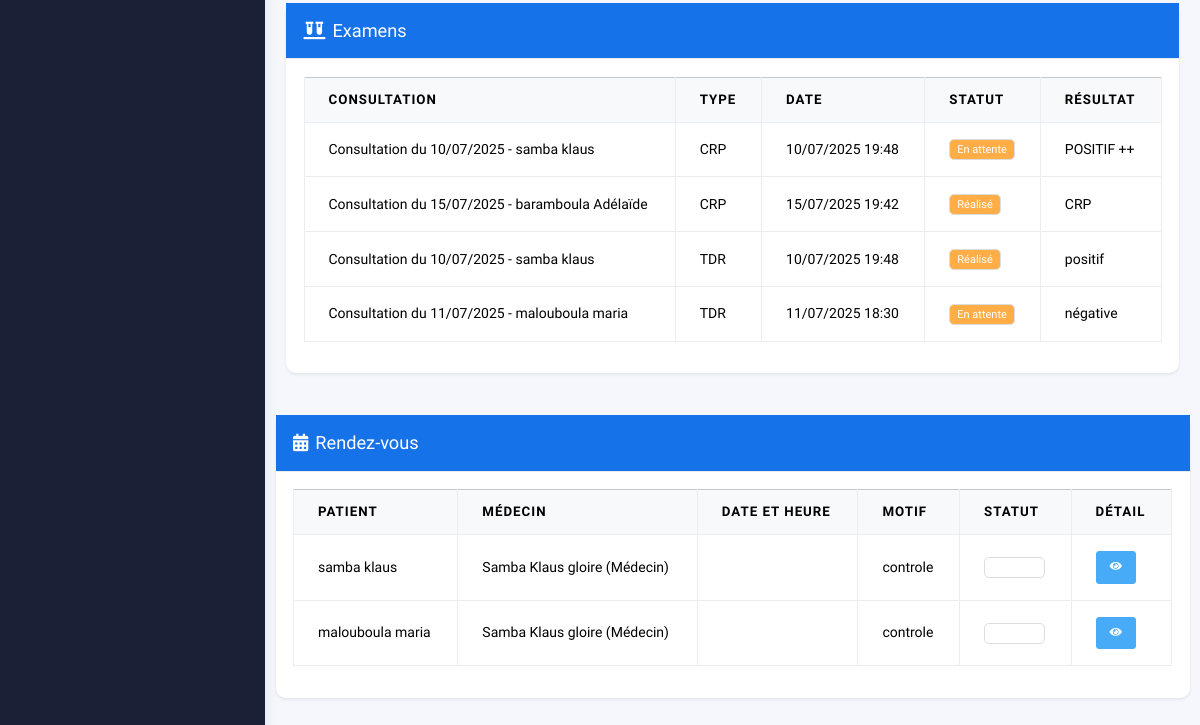
The app's page /historique-clinique/ (signed in, lower part), older data.
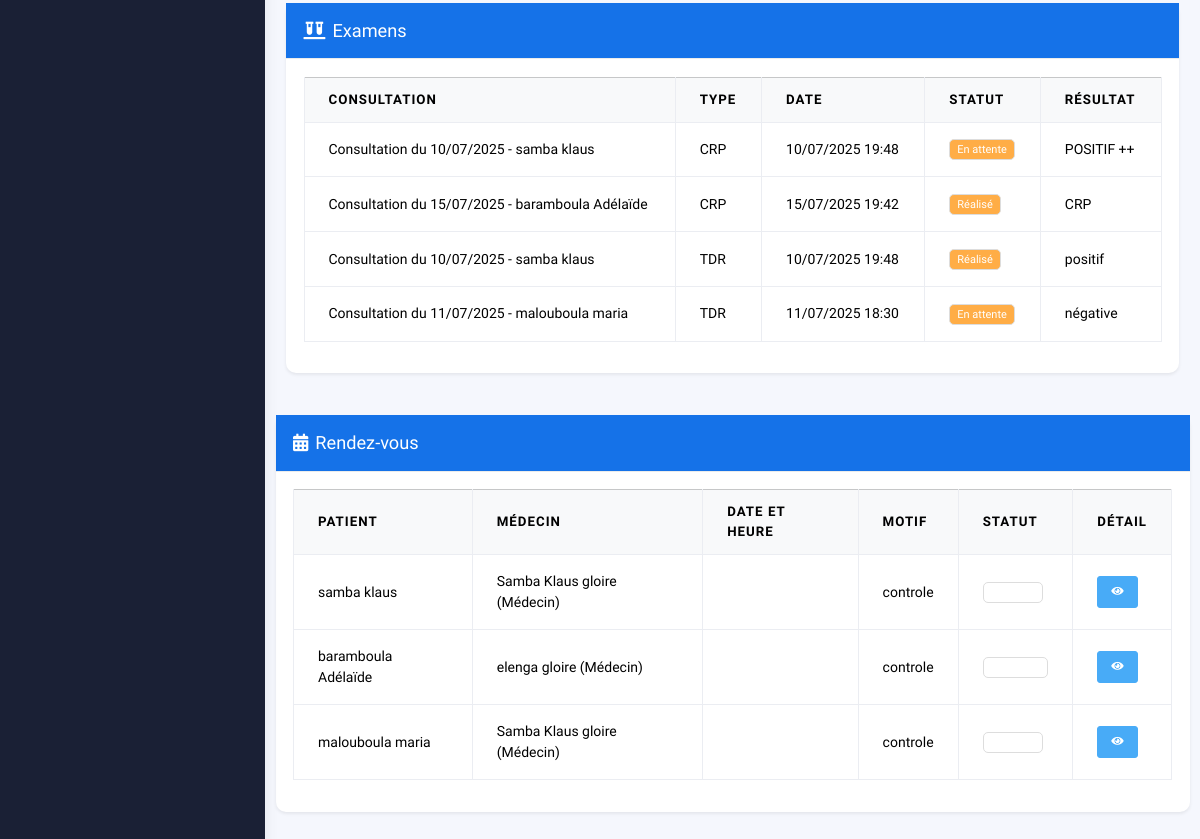
The same page, newer data.
### home/models.py (models this page shows, shortened)
class Examen(models.Model):
    STATUT_CHOICES = [
        ('En attente', _('En attente')),
        ('Réalisé', _('Réalisé')),
    ]
    nom = models.CharField(max_length=100)
    consultation = models.ForeignKey(Consultation, on_delete=models.CASCADE)
    patient = models.ForeignKey(Patient, on_delete=models.CASCADE)
    date_examen = models.DateField(null=True, blank=True)
    resultat = models.TextField(blank=True, null=True)
    cout = models.DecimalField(max_digits=10, decimal_places=2, default=Decimal('0.00'))
    statut = models.CharField(max_length=15, choices=STATUT_CHOICES, default='En attente')
    class Meta:
        verbose_name = _("Examen")
        verbose_name_plural = _("Examens")

class Consultation(models.Model):
    STATUS_CHOICES = [
        ('Planifiée', _('Planifiée')),
        ('En cours', _('En cours')),
        ('Terminée', _('Terminée')),
        ('Annulée', _('Annulée')),
    ]
    TYPE_CONSULTATION_CHOICES = [
        ('', '--- Sélectionnez un motif ---'),
    ('Consultation de routine', 'Consultation de routine'),
    ('Suivi médical régulier', 'Suivi médical régulier'),
    ('Demande de certificat médical', 'Demande de certificat médical'),
    ('Visite annuelle de contrôle', 'Visite annuelle de contrôle'),
    ('Bilan de santé', 'Bilan de santé'),
    ('Fièvre persistante', 'Fièvre persistante'),
    ('Douleur abdominale', 'Douleur abdominale'),
    ('Maux de tête fréquents', 'Maux de tête fréquents'),
    ('Douleur thoracique', 'Douleur thoracique'),
    ('Toux chronique', 'Toux chronique'),
    ('Fatigue générale', 'Fatigue générale'),
    ('Essoufflement', 'Essoufflement'),
    ('Vertiges', 'Vertiges'),
    ('Palpitations', 'Palpitations'),
    ('Douleur musculaire', 'Douleur musculaire'),
    ('Entorse ou foulure', 'Entorse ou foulure'),
    ('Douleur articulaire', 'Douleur articulaire'),
    ('Fracture suspectée', 'Fracture suspectée'),
    ('Lumbago', 'Lumbago'),
    ('Chute récente', 'Chute récente'),
    ('Anxiété / stress', 'Anxiété / stress'),
    ('Troubles du sommeil', 'Troubles du sommeil'),
    ('Dépression présumée', 'Dépression présumée'),
    ('Suivi psychologique', 'Suivi psychologique'),
    ('Burn-out', 'Burn-out'),
    ('Hypertension artérielle', 'Hypertension artérielle'),
    ('Douleur cardiaque', 'Douleur cardiaque'),
    ('Suivi après infarctus', 'Suivi après infarctus'),
    ('Fièvre chez l’enfant', 'Fièvre chez l’enfant'),
    ('Vaccination', 'Vaccination'),
    ('Toux ou rhume', 'Toux ou rhume'),
    ('Suivi de croissance', 'Suivi de croissance'),
    ('Douleurs menstruelles', 'Douleurs menstruelles'),
    ('Retard de règles', 'Retard de règles'),
    ('Suivi de grossesse', 'Suivi de grossesse'),
    ('Contraception', 'Contraception'),
    ('Chutes répétées', 'Chutes répétées'),
    ('Diminution de mémoire', 'Diminution de mémoire'),
    ('Douleurs chroniques', 'Douleurs chroniques'),
    ]
    patient = models.ForeignKey(
        'Patient',
        on_delete=models.CASCADE,
        related_name='consultations',
        verbose_name=_("Patient")
    )
    medecin = models.ForeignKey(
        'Personnel',
        on_delete=models.CASCADE,
        related_name='consultations',
        limit_choices_to={'role': 'Médecin'},
        verbose_name=_("Médecin")
    )
    infirmier = models.ForeignKey(
        Personnel, on_delete=models.SET_NULL,
        null=True, related_name='consultations_as_nurse')
    date_consultation = models.DateTimeField(
        default=timezone.now,
        verbose_name=_("Date de la consultation")
    )
    type_consultation = models.TextField(
        max_length=30,
        choices=TYPE_CONSULTATION_CHOICES,
        default='Première consultation',
        verbose_name=_("Type de consultation")
    )
    motif = models.CharField(
        max_length=200,
        verbose_name=_("Motif"),
        help_text=_("Motif principal de la consultation.")
    )
    description = models.TextField(
        blank=True,
        null=True,
        verbose_name=_("Description"),
        help_text=_("Symptômes ou situation rapportée.")
    )
    poids = models.DecimalField(
        max_digits=5, decimal_places=2,
        blank=True, null=True,
        verbose_name=_("Poids (kg)")
    )
    taille = models.DecimalField(
        max_digits=5, decimal_places=2,
        blank=True, null=True,
        verbose_name=_("Taille (cm)")
    )
    tension_artérielle = models.CharField(
        max_length=20,
        blank=True, null=True,
        verbose_name=_("Tension artérielle"),
        help_text="Ex: 12/8"
    )
    temperature = models.DecimalField(
        max_digits=4, decimal_places=1,
        blank=True, null=True,
        verbose_name=_("Température (°C)")
    )
    pouls = models.PositiveIntegerField(
        blank=True, null=True,
        verbose_name=_("Pouls (bpm)")
    )
    diagnostic = models.TextField(
        blank=True, null=True,
        verbose_name=_("Diagnostic"),
        help_text=_("Diagnostic établi lors de la consultation.")
    )
    traitement = models.TextField(
        blank=True, null=True,
        verbose_name=_("Traitement prescrit"),
        help_text=_("Le traitement prescrit au patient.")
    )
    note = models.TextField(
        blank=True, null=True,
        verbose_name=_("Note complémentaire"),
        help_text=_("Informations additionnelles.")
    )
    status = models.CharField(
        max_length=20,
        choices=STATUS_CHOICES,
        default='Planifiée',
        verbose_name=_("Statut")
    )
    created_at = models.DateTimeField(auto_now_add=True)
    updated_at = models.DateTimeField(auto_now=True)
    def __str__(self):
        return f"Consultation du {self.date_consultation.strftime('%d/%m/%Y')} - {self.patient}"
    class Meta:
        verbose_name = _("Consultation")
        verbose_name_plural = _("Consultations")
        ordering = ['-date_consultation']

class Patient(models.Model):
    GROUPE_SANGUIN_CHOICES = [
        ('A+', 'A+'), ('A-', 'A-'),
        ('B+', 'B+'), ('B-', 'B-'),
        ('AB+', 'AB+'), ('AB-', 'AB-'),
        ('O+', 'O+'), ('O-', 'O-'),
        ('Inconnu', 'Inconnu'),
    ]
    nom = models.CharField(_('Nom'), max_length=100)
    prenom = models.CharField(_('Prénom'), max_length=100)
    date_naissance = models.DateField(_('Date de naissance'))
    sexe = models.CharField(_('Sexe'), max_length=10, choices=SEXE_CHOICES)
    telephone = models.CharField(_('Téléphone'), max_length=20)
    email = models.EmailField(_('Email'), blank=True, null=True)
    adresse = models.TextField(_('Adresse'), blank=True, null=True)
    poids = models.DecimalField(_('Poids (kg)'), max_digits=5, decimal_places=2, blank=True, null=True)
    taille = models.DecimalField(_('Taille (cm)'), max_digits=5, decimal_places=2, blank=True, null=True)
    groupe_sanguin = models.CharField(_('Groupe sanguin'), max_length=10, choices=GROUPE_SANGUIN_CHOICES, default='Inconnu')
    tension_artérielle = models.CharField(_('Tension artérielle'), max_length=20, blank=True, null=True, help_text="Ex: 12/8")
    allergies = models.TextField(_('Allergies'), blank=True, null=True)
    antecedents_medicaux = models.TextField(_('Antécédents médicaux'), blank=True, null=True, help_text=_("Antécédents médicaux importants"))
    def __str__(self):
        return f"{self.nom} {self.prenom}"
    class Meta:
        ordering = ['nom', 'prenom']

class RendezVous(models.Model):
    STATUS_CHOICES = [
        ('En attente', _('En attente')),
        ('Confirmé', _('Confirmé')),
        ('Annulé', _('Annulé')),
        ('Terminé', _('Terminé')),
    ]
    patient = models.ForeignKey(
        'Patient',
        on_delete=models.CASCADE,
        related_name='rendezvous_list',
        verbose_name=_("Patient")
    )
    medecin = models.ForeignKey(
        'Personnel',
        on_delete=models.CASCADE,
        related_name='rendezvous_list',
        limit_choices_to={'role': 'Médecin'},
        verbose_name=_("Médecin")
    )
    date_rendezvous = models.DateField(
        _("Date du rendez-vous"),
        help_text=_("Sélectionnez une date.")
    )
    heure_debut = models.TimeField(
        _("Heure de début"),
        help_text=_("Exemple: 09:30")
    )
    heure_fin = models.TimeField(
        _("Heure de fin"),
        help_text=_("Exemple: 10:00")
    )
    motif = models.CharField(
        max_length=255,
        blank=True,
        null=True,
        verbose_name=_("Motif du rendez-vous"),
        help_text=_("Raison du rendez-vous (facultatif).")
    )
    status = models.CharField(
        max_length=20,
        choices=STATUS_CHOICES,
        default='En attente',
        verbose_name=_("Statut")
    )
    consultation = models.OneToOneField(
        Consultation,
        on_delete=models.CASCADE,
        null=True,
        blank=True,
        verbose_name=_("Consultation")
    )
    created_at = models.DateTimeField(auto_now_add=True)
    updated_at = models.DateTimeField(auto_now=True)
    class Meta:
        verbose_name = _("Rendez-vous")
        verbose_name_plural = _("Rendez-vous")
        ordering = ['-date_rendezvous', '-heure_debut']

class Personnel(models.Model):
    ROLE_CHOICES = [
        ('Médecin', 'Médecin'),
        ('Infirmier', 'Infirmier'),
        ('Pharmacien', 'Pharmacien'),
        ('Accueil', 'Accueil'),
    ]
    user = models.OneToOneField(
        settings.AUTH_USER_MODEL,
        on_delete=models.SET_NULL,
        null=True,
        blank=True,
        related_name="personnel"
    )
    nom = models.CharField(max_length=50)
    prenom = models.CharField(max_length=50)
    role = models.CharField(max_length=15, choices=ROLE_CHOICES)
    specialite = models.CharField(max_length=100, blank=True, null=True)
    telephone = models.CharField(max_length=15)
    email = models.EmailField(unique=True)
    sexe = models.CharField(max_length=10, choices=SEXE_CHOICES)
    def __str__(self):
        return f"{self.nom} {self.prenom} ({self.role})"
    class Meta:
        verbose_name = _("Personnel")
        verbose_name_plural = _("Personnels")

### home/views.py (the view)
# urls.py: path('historique-clinique/', views.historique_clinique, name='historique_clinique'),
@login_required
def historique_clinique(request):
    patients = Patient.objects.all().order_by('-id')
    consultations = Consultation.objects.all().order_by('-date_consultation')
    ordonnances = Ordonnance.objects.all() # Add ordering
    personnels = Personnel.objects.all().order_by('nom')
    examens = Examen.objects.all().order_by('-date_examen')
    rendezvous = RendezVous.objects.all()
    context = {
        'patients': patients,
        'consultations': consultations,
        'ordonnances': ordonnances,
        'personnels': personnels,
        'examens': examens,
        'rendezvous_list': rendezvous,
    }
    return render(request, 'dashboard/historique.html', context)

### home/context_processors.py (called while the page is built)
def users_online(request):
    User = get_user_model()
    sessions = Session.objects.filter(expire_date__gte=timezone.now())
    user_ids = []
    for session in sessions:
        data = session.get_decoded()
        uid = data.get('_auth_user_id')
        if uid:
            user_ids.append(uid)
    active_users = User.objects.filter(id__in=user_ids)
    return {
        'active_users': active_users,
        'users_online_count': active_users.count(),
    }

### home/models.py (called while the page is built)
    def __str__(self):
        return f"{self.username} ({self.get_role_display()})"

    @property
    def patient(self):
        return self.consultation.patient

### home/templates/dashboard/historique.html (shortened to what this page needs)
{% extends 'dashboard/base.html' %}
{% load static %}
{% block content %}
<div class="container mt-4">
  <div class="card shadow-sm mb-5">
    <div class="card-header bg-primary text-white d-flex align-items-center">
      <i class="fas fa-vials me-2 fs-5"></i>
      <h5 class="mb-0">Examens</h5>
    </div>
    <div class="card-body">
      <div class="table-responsive">
        <table class="table table-hover table-bordered align-middle">
          <thead class="table-light">
            <tr>
              <th>Consultation</th>
              <th>Type</th>
              <th>Date</th>
              <th>Statut</th>
              <th>Résultat</th>
            </tr>
          </thead>
          <tbody>
            {% for examen in examens %}
            <tr>
              <td>{{ examen.consultation }}</td>
              <td>{{ examen.nom }}</td>
              <td>{{ examen.consultation.date_consultation|date:"d/m/Y H:i" }}</td>
              <td><span class="badge bg-warning">{{ examen.get_statut_display }}</span></td>
              <td>{{ examen.resultat|default:"-" }}</td>
            </tr>
            {% endfor %}
          </tbody>
        </table>
      </div>
    </div>
  </div>
  </div>
  <div class="card shadow-sm mb-5">
    <div class="card-header bg-primary text-white d-flex align-items-center">
      <i class="fas fa-calendar-alt me-2 fs-5"></i>
      <h5 class="mb-0">Rendez-vous</h5>
    </div>
    <div class="card-body">
      <div class="table-responsive">
        <table class="table table-hover table-bordered align-middle">
          <thead class="table-light">
            <tr>
              <th>Patient</th>
              <th>Médecin</th>
              <th>Date et Heure</th>
              <th>Motif</th>
              <th>Statut</th>
              <th>Détail</th>
            </tr>
          </thead>
          <tbody>
            {% for rendezvous in rendezvous_list %}
            <tr>
              <td>{{ rendezvous.patient }}</td>
              <td>{{ rendezvous.medecin }}</td>
              <td>{{ rendezvous.date_heure|date:"d/m/Y H:i" }}</td>
              <td>{{ rendezvous.motif }}</td>
              <td><span class="badge bg-{{ rendezvous.get_status_color }}">{{ rendezvous.get_status_display }}</span></td>
              <td>
                <a href="{% url 'rendezvous_detail' rendezvous.id %}" class="btn btn-sm btn-info" title="Voir détails">
                  <i class="fas fa-eye"></i>
                </a>
              </td>
            </tr>
            {% endfor %}
          </tbody>
        </table>
      </div>
    </div>
  </div>
</div>
{% endblock %}

Row changes from the older to the newer data that the page shows:
added RendezVous: patient "baramboula Adélaïde", medecin "elenga gloire (Médecin)", motif "controle"
